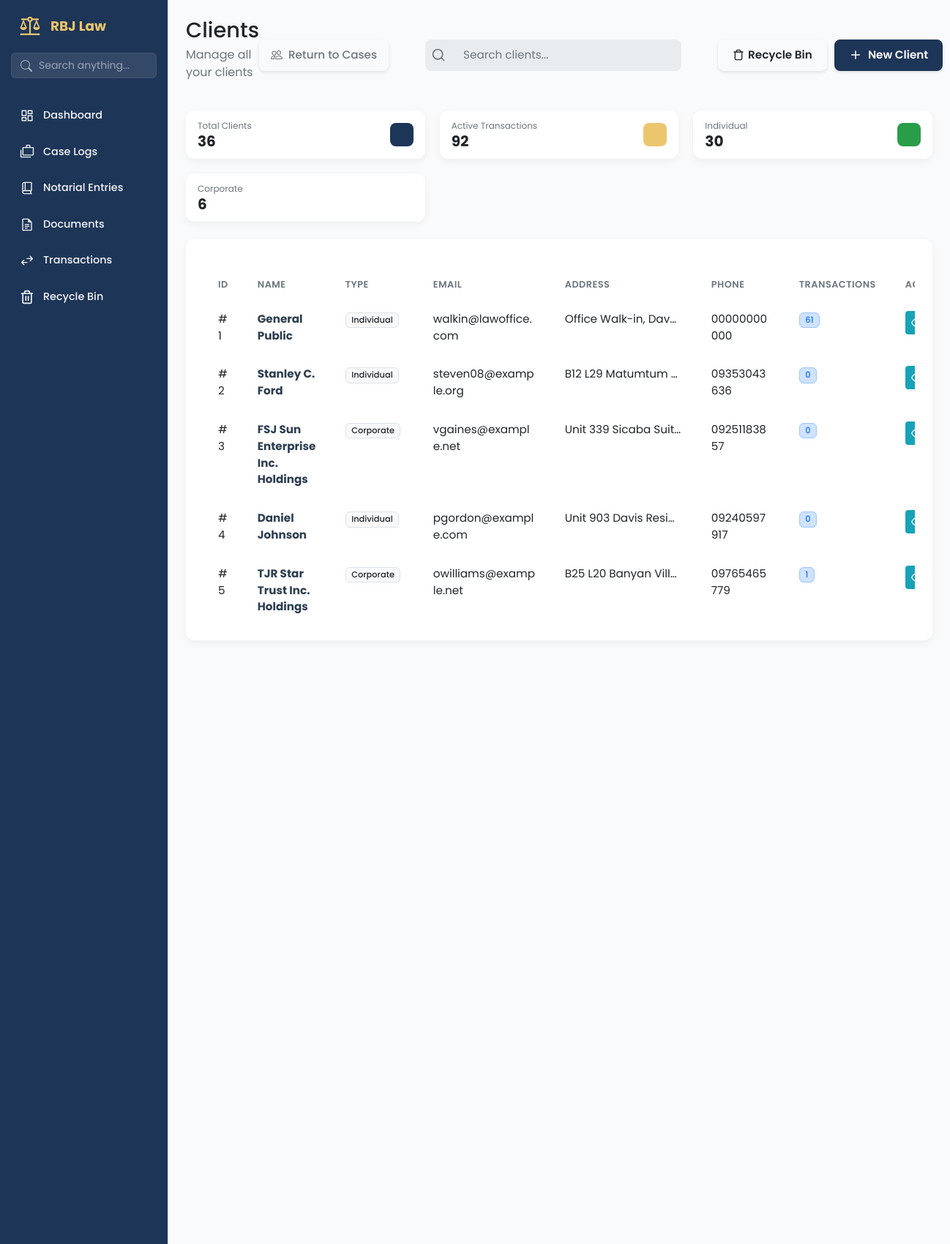
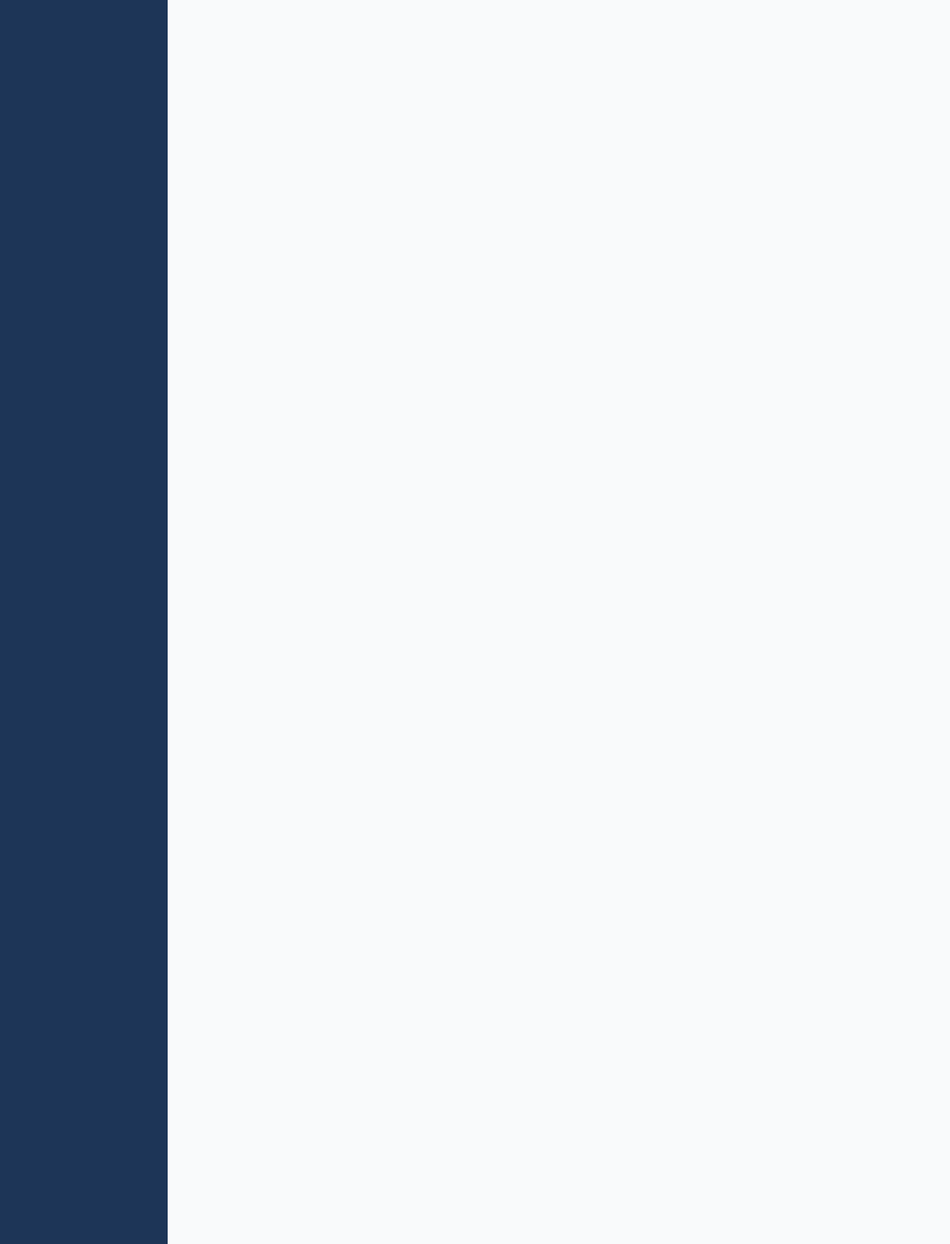
Screenshot of /clients/ (signed in, upper part) with the database file from the repository (2 pictures, top to bottom).
### app/models/client_mdl.py (models this page shows, shortened)
class Client(db.Model, SoftDeleteMixin):
    __tablename__ = 'clients'
    id = db.Column(db.Integer, primary_key=True)
    client_type = db.Column(db.String(20), default='individual', nullable=False)
    first_name = db.Column(db.String(100), nullable=True)
    middle_name = db.Column(db.String(100), nullable=True)
    last_name = db.Column(db.String(100), nullable=True)
    date_of_birth = db.Column(db.Date, nullable=True)
    company_name = db.Column(db.String(200), nullable=True)
    company_reg_number = db.Column(db.String(100), nullable=True) # SEC/DTI No.
    tax_identification_number = db.Column(db.String(50), nullable=True) # TIN
    designated_representative = db.Column(db.String(150), nullable=True) # Contact Person
    street_address = db.Column(db.String(255), nullable=True) # House No, Street, Subd
    barangay = db.Column(db.String(100), nullable=True)
    city = db.Column(db.String(100), nullable=True)
    province = db.Column(db.String(100), nullable=True)
    zip_code = db.Column(db.String(10), nullable=True)
    email = db.Column(db.String(120), nullable=False) # Unique identifier
    phone = db.Column(db.String(50), nullable=True)
    notes = db.Column(db.Text, nullable=True)
    is_active = db.Column(db.Boolean, default=True)
    deleted_at = db.Column(db.DateTime, nullable=True)
    created_at = db.Column(db.DateTime, default=datetime.now)
    updated_at = db.Column(db.DateTime, default=datetime.now, onupdate=datetime.now)
    @property
    def full_name(self):
        if self.client_type == 'corporate':
            return self.company_name or "Unnamed Corporation"
        else:
            mi = f" {self.middle_name[0]}." if self.middle_name else ""
            return f"{self.first_name}{mi} {self.last_name}"
    @property
    def full_address(self):
        parts = [
            self.street_address,
            self.barangay,
            self.city,
            self.province,
            self.zip_code
        ]
        return ", ".join([p for p in parts if p])

### app/routes/clients_routes.py (the view)
@clients_bp.route('/')
@login_required
def clients_page():
    clients = Client.query.filter_by(is_active=True).all()
    return render_template('clients_page.html', clients=clients)

### app/templates/clients_page.html (shortened to what this page needs)
{% extends "base.html" %}
{% block content %}
<main class="dashboard-content">
    <header class="dashboard-header">
        <div>
            <h1>Clients </h1>
            <p>Manage all your clients</p>
        </div>
        <div class="dashboard-actions"
            style="display: flex; justify-content: space-between; flex-shrink: 0; gap: 50px;">
            <a href="{{ url_for('case.list_cases') }}" class="btn btn-outline-secondary d-flex align-items-center"
                style="gap: 8px; padding: 10px 16px; font-weight: 500;">
                Return to Cases
            </a>
            <div class="search-bar">
                <svg class="search-bar__icon" xmlns="http://www.w3.org/2000/svg" width="20" height="20"
                    viewBox="0 0 24 24" fill="none" stroke="currentColor" stroke-width="2" stroke-linecap="round"
                    stroke-linejoin="round">
                    <circle cx="11" cy="11" r="8"></circle>
                    <line x1="21" y1="21" x2="16.65" y2="16.65"></line>
                </svg>
                <input class="search-bar__input" type="text" placeholder="Search clients...">
            </div>
            <div style="display: flex; gap: 10px; align-items: center;">
                <a href="{{ url_for('clients.recycle_bin') }}" class="btn btn-outline"
                    style="display: flex; align-items: center; gap: 5px;">
                    Recycle Bin
                </a>
                <a href="{{ url_for('clients.new_client_form') }}" class="btn btn-primary">
                    <svg class="btn-icon-left" xmlns="http://www.w3.org/2000/svg" viewBox="0 0 24 24" fill="none"
                        stroke="currentColor" stroke-width="2" stroke-linecap="round" stroke-linejoin="round" width="20"
                        height="20">
                        <line x1="12" y1="5" x2="12" y2="19"></line>
                        <line x1="5" y1="12" x2="19" y2="12"></line>
                    </svg>
                    New Client
                </a>
            </div>
        </div>
    </header>
    <section class="dashboard-cards">
        <div class="data-card data-card--sm">
            <div class="data-card__info">
                <span class="data-card__title">Total Clients</span>
                <span class="data-card__value">{{ clients|length }}</span>
            </div>
            <div class="data-card__icon data-card__icon--blue"></div>
        </div>
        <div class="data-card data-card--sm">
            <div class="data-card__info">
                <span class="data-card__title">Active Transactions</span>
                <span class="data-card__value">
                    {% set total_transactions = [] %}
                    {{ total_transactions|length }}
                </span>
            </div>
            <div class="data-card__icon data-card__icon--gold"></div>
        </div>
        <div class="data-card data-card--sm">
            <div class="data-card__info">
                <span class="data-card__title">Individual</span>
                <span class="data-card__value">
                    {% set individual_count = [] %}
                    {{ individual_count|length }}
                </span>
            </div>
            <div class="data-card__icon data-card__icon--green"></div>
        </div>
        <div class="data-card data-card--sm">
            <div class="data-card__info">
                <span class="data-card__title">Corporate</span>
                <span class="data-card__value">
                    {% set corporate_count = [] %}
                    {{ corporate_count|length }}
                </span>
            </div>
            <div class="data-card__icon data-card__icon--purple"></div>
        </div>
    </section>
    <section class="dashboard-panels-bottom dashboard-panels-bottom--single">
        <div class="panel-card" style="width: 100%;">
            <div class="table-wrapper panel-card__body">
                <table class="table client-table">
                    <colgroup>
                        <col class="short">
                        <col class="medium">
                        <col class="medium">
                        <col class="long">
                        <col class="long">
                        <col class="medium">
                        <col class="short">
                        <col class="actions">
                    </colgroup>
                    <thead>
                        <tr>
                            <th data-sort-key="id">ID</th>
                            <th data-sort-key="name">Name</th>
                            <th data-sort-key="type">Type</th>
                            <th data-sort-key="email">Email</th>
                            <th data-sort-key="address">Address</th>
                            <th data-sort-key="phone">Phone</th>
                            <th data-sort-key="transactions">Transactions</th>
                            <th>Actions</th>
                        </tr>
                    </thead>
                    <tbody>
                        {% for client in clients %}
                        <tr>
                            <td>#{{ client.id }}</td>
                            <td>
                                <a href="#" class="table-link fw-bold"
                                    onclick="viewClient('{{ client.id }}'); return false;">{{ client.full_name }}</a>
                            </td>
                            <td>
                                <span class="badge bg-light text-dark border">
                                    {{ client.client_type|title }}
                                </span>
                            </td>
                            <td>{{ client.email }}</td>
                            <td class="address-cell">
                                <span class="address-text" title="{{ client.full_address }}">
                                    {{ client.full_address }}
                                </span>
                            </td>
                            <td>{{ client.phone or 'N/A' }}</td>
                            <td>
                                <span class="badge bg-primary-subtle text-primary border border-primary-subtle">
                                    {{ client.transaction_items|length }}
                                </span>
                            </td>
                            <td>
                                <div class="action-buttons" style="justify-content: start;">
                                    <button class="btn-action btn-action--info" onclick="viewClient('{{ client.id }}')"
                                        title="View Details">
                                        <svg xmlns="http://www.w3.org/2000/svg" width="16" height="16"
                                            viewBox="0 0 24 24" fill="none" stroke="currentColor" stroke-width="2"
                                            stroke-linecap="round" stroke-linejoin="round">
                                            <path d="M1 12s4-8 11-8 11 8 11 8-4 8-11 8-11-8-11-8z"></path>
                                            <circle cx="12" cy="12" r="3"></circle>
                                        </svg>
                                    </button>
                                </div>
                            </td>
                        </tr>
                        {% endfor %}
                    </tbody>
                </table>
            </div>
        </div>
    </section>
</main>
{% endblock content %}

### app/templates/base.html (shortened to what this page needs)
<!DOCTYPE html>
<html lang="en">
<head>
    <link rel="stylesheet" href="{{ url_for('static', filename='vendor/bootstrap/css/bootstrap.min.css') }}">
    <link rel="stylesheet" href="{{ url_for('static', filename='css/main.css') }}">
    <link rel="stylesheet" href="{{ url_for('static', filename='css/sidebar.css') }}">
</head>
<body data-auth="{{ 'true' if current_user.is_authenticated else 'false' }}">
    <aside class="sidebar">
        <div class="sidebar-header">
            <img src="{{ url_for('static', filename='img/scales-of-justice.svg') }}" alt="logo" class="logo-img">
            <h2>RBJ Law</h2>
        </div>
        <div class="sidebar-search">
            <form action="{{ url_for('search.search_page') }}" method="GET">
                <div class="input-group">
                    <span class="input-group-text bg-transparent border-0 pe-0">
                    </span>
                    <input type="text" name="q" class="form-control" placeholder="Search anything..."
                        aria-label="Search" value="{{ request.args.get('q', '') }}">
                </div>
            </form>
        </div>
        <ul class="sidebar-links">
            <li>
                <a href="{{ url_for('dashboard.dashboard_page') }}"
                    class="{{ 'active' if 'dashboard' in request.endpoint else '' }}">
                    <span class="icon-wrapper"><img src="{{ url_for('static', filename='img/dashboard.svg') }}"
                            alt=""></span>
                    Dashboard
                </a>
            </li>
            {% if current_user.is_authenticated and (current_user.is_admin or current_user.role == 'admin') %}
            <li>
                <a href="{{ url_for('case.list_cases') }}" class="{{ 'active' if 'case' in request.endpoint else '' }}">
                    <span class="icon-wrapper"><img src="{{ url_for('static', filename='img/cases.svg') }}"
                            alt=""></span>
                    Case Logs
                </a>
            </li>
            {% endif %}
            {% if current_user.is_authenticated and current_user.role in ['admin', 'staff'] %}
            <li>
                <a href="{{ url_for('notarial_entries.notarial_entries_page') }}"
                    class="{{ 'active' if 'notarial' in request.endpoint else '' }}">
                    <span class="icon-wrapper"><img src="{{ url_for('static', filename='img/book.svg') }}"
                            alt=""></span>
                    Notarial Entries
                </a>
            </li>
            {% endif %}
            {% if current_user.is_authenticated and current_user.role in ['admin', 'staff'] %}
            <li>
                <a href="{{ url_for('documents.documents_page') }}"
                    class="{{ 'active' if 'documents' in request.endpoint else '' }}">
                    <span class="icon-wrapper"><img src="{{ url_for('static', filename='img/documents.svg') }}"
                            alt=""></span>
                    Documents
                </a>
            </li>
            {% endif %}
            {% if current_user.is_authenticated and current_user.role in ['admin', 'staff'] %}
            <li>
                <a href="{{ url_for('transaction.transactions_page') }}"
                    class="{{ 'active' if 'transaction' in request.endpoint else '' }}">
                    <span class="icon-wrapper"><img src="{{ url_for('static', filename='img/transaction.svg') }}"
                            alt=""></span>
                    Transactions
                </a>
            </li>
            {% endif %}
            <li>
                <a href="{{ url_for('recycle.recycle_bin_page') }}"
                    class="{{ 'active' if 'recycle' in request.endpoint else '' }}">
                    <span class="icon-wrapper">
                    </span>
                    Recycle Bin
                </a>
            </li>
        </ul>
    </aside>
    <div class="page-container">
        <div class="toast-container position-fixed top-0 end-0 p-3" style="z-index: 1100">
        </div>
        {% block content %}
        {% endblock %}
</body>
</body>
</html>
</html>

### rows the page displays
Client: id "1", full_name "General Public", client_type "Individual", email "walkin@lawoffice.com", full_address "Office Walk-in, Dav…", phone "00000000000", transaction_items|length "61"
Client: id "2", full_name "Stanley C. Ford", client_type "Individual", email "steven08@example.org", full_address "B12 L29 Matumtum…", phone "09353043636", transaction_items|length "0"
Client: id "3", full_name "FSJ Sun Enterprise Inc. Holdings", client_type "Corporate", email "vgaines@example.net", full_address "Unit 339 Sicaba Suit…", phone "09251183857", transaction_items|length "0"
Client: id "4", full_name "Daniel Johnson", client_type "Individual", email "pgordon@example.com", full_address "Unit 903 Davis Resi…", phone "09240597917", transaction_items|length "0"
Client: id "5", full_name "TJR Star Trust Inc. Holdings", client_type "Corporate", email "owilliams@example.net", full_address "B25 L20 Banyan Vill…", phone "09765465779", transaction_items|length "1"

### other values shown
{{ clients|length }} "36"
{{ total_transactions|length }} "92"
{{ individual_count|length }} "30"
{{ corporate_count|length }} "6"
